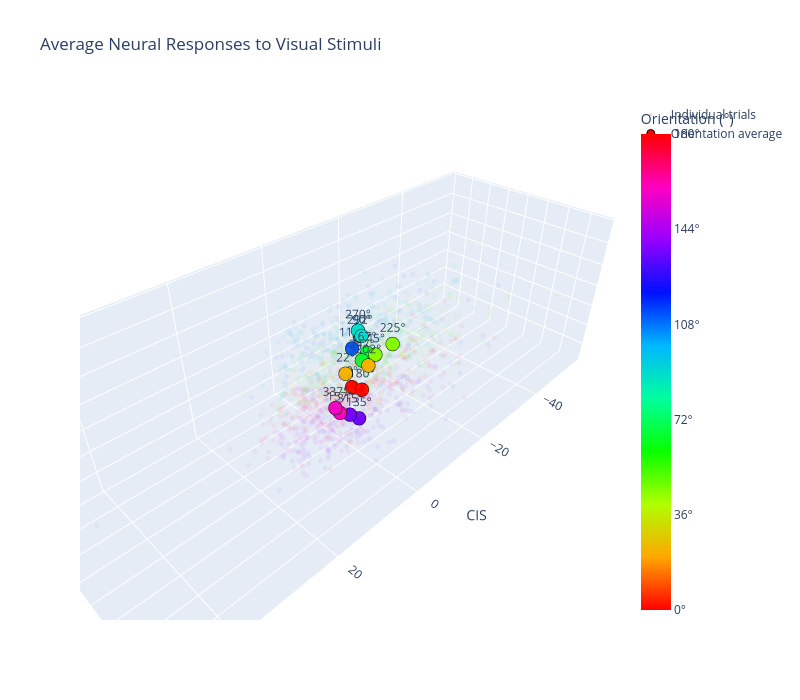

Write notebook code for a chart like this one.
### Code cell
day2_vis_proj, day2_vis_mean = make_ring(avg_vis_responses_2, visual_orientation_degs2, visual_trial_df2, visual_spikes_2, mode=analysis_mode, include_CIS=True)

### Figure 1 — Plotly figure (JSON) as saved in the notebook; plotly's stock layout.template omitted (floating-point values rounded to 4 significant figures; data arrays with more than 128 entries replaced by an {"elided": "..."} marker saying what was removed)
{"data": [{"hovertemplate": "trial<extra></extra>", "marker": {"cmax": 360, "cmin": 0, "color": {"elided": "1600 int values"}, "colorscale": [[0, "#ff0000"], [0.1111, "#ffa700"], [0.2222, "#afff00"], [0.3333, "#08ff00"], [0.4444, "#00ff9f"], [0.5556, "#00b7ff"], [0.6667, "#0010ff"], [0.7778, "#9700ff"], [0.8889, "#ff00bf"], [1, "#ff0000"]], "line": {"width": 0}, "opacity": 0.05, "size": 3}, "mode": "markers", "name": "Individual trials", "showlegend": true, "type": "scatter3d", "x": {"elided": "1600 float values"}, "y": {"elided": "1600 float values"}, "z": {"elided": "1600 float values"}}, {"marker": {"cmax": 360, "cmin": 0, "color": [0, 45, 90, 135, 180, 225, 270, 315, 0, 45, 90, 135, 180, 225, 270, 315], "colorbar": {"ticktext": ["0°", "36°", "72°", "108°", "144°", "180°"], "tickvals": [0, 72, 144, 216, 288, 360], "title": {"text": "Orientation (°)"}}, "colorscale": [[0, "#ff0000"], [0.1111, "#ffa700"], [0.2222, "#afff00"], [0.3333, "#08ff00"], [0.4444, "#00ff9f"], [0.5556, "#00b7ff"], [0.6667, "#0010ff"], [0.7778, "#9700ff"], [0.8889, "#ff00bf"], [1, "#ff0000"]], "line": {"color": "black", "width": 1}, "size": 8}, "mode": "markers+text", "name": "Orientation average", "text": ["0°", "22°", "45°", "67°", "90°", "112°", "135°", "157°", "180°", "202°", "225°", "247°", "270°", "292°", "315°", "337°"], "textposition": "top center", "type": "scatter3d", "x": [5.317, 5.894, -0.94, -2.94, -7.304, -6.229, 2.098, 9.102, 4.378, 2.2, -4.975, -1.099, -8.21, -10.19, 3.284, 9.611], "y": [3.566, 2.639, 2.972, -0.8418, -6.458, -7.889, 2.207, 4.561, 4.991, 4.307, 3.272, -0.3713, -8.292, -9.696, 1.042, 3.99], "z": [1.005, 3.601, 4.266, 1.794, 0.7879, -2.233, -8.605, -1.762, 0.7293, 4.25, 4.665, 1.304, 0.74, -2.033, -7.733, -0.7776]}], "layout": {"height": 700, "scene": {"aspectmode": "data", "xaxis": {"title": {"text": "CIS"}}, "yaxis": {"title": {"text": "PC1"}}, "zaxis": {"title": {"text": "PC2"}}}, "title": {"text": "Average Neural Responses to Visual Stimuli"}, "width": 800}}
